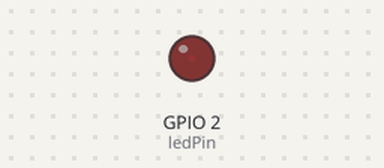
Simulated run of this sketch. Board: ESP32. On the bench: output pins drawn as LEDs (lit = HIGH).

Above: at 0.05 s.
At 1.15 s:
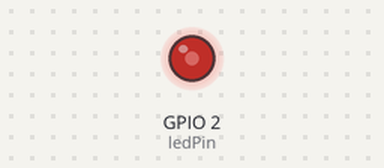
At 2.3 s:
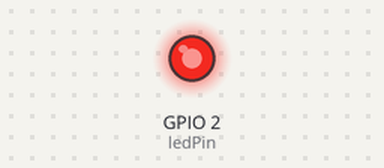
At 4.6 s:
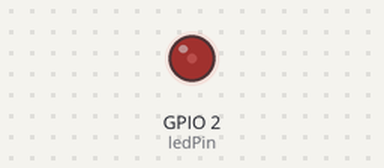
Timing chart, 0 to 6.7 s (numbered marks = the images above):
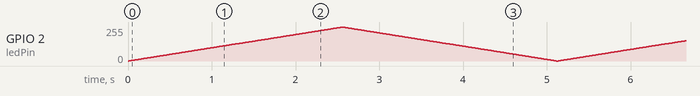

The sketch:

Task4.ino
```cpp
const int ledPin = 2;        // пін світлодіода
const int ledChannel = 0;    // номер каналу PWM
const int frequency = 5000;  // частота PWM (Гц)
const int resolution = 8;    // розрядність (біти)

void setup() {
  // ініціалізація каналу PWM
  ledcSetup(ledChannel, frequency, resolution);
  // прив'язка каналу PWM до піну світлодіода
  ledcAttachPin(ledPin, ledChannel);
}

void loop() {
  // збільшувати яскравість світлодіода від 0 до 255
  for (int dutyCycle = 0; dutyCycle <= 255; dutyCycle++) {
    ledcWrite(ledChannel, dutyCycle); // встановити нове значення ШІМ
    delay(10); // затримка
  }

  // зменшувати яскравість світлодіода від 255 до 0
  for (int dutyCycle = 255; dutyCycle >= 0; dutyCycle--) {
    ledcWrite(ledChannel, dutyCycle); // встановити нове значення ШІМ
    delay(10); // затримка
  }
}
```
